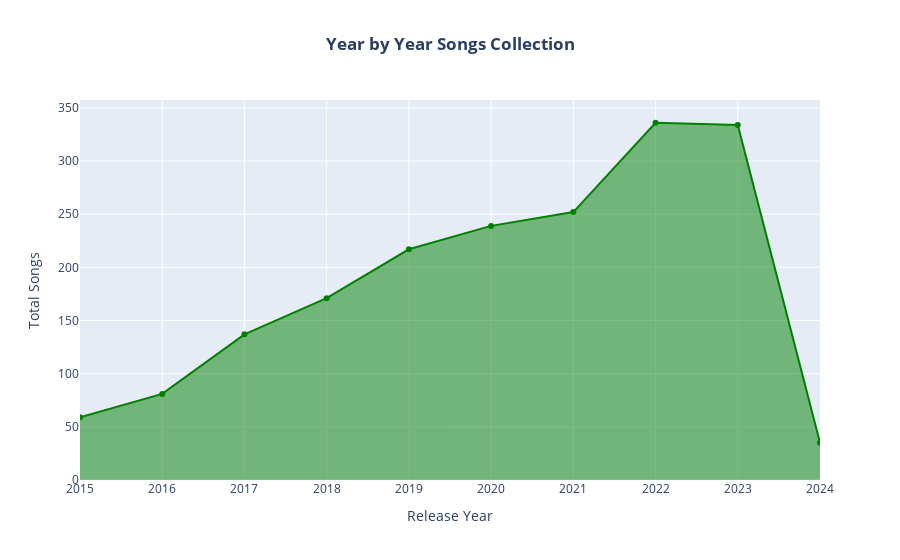

The notebook cell saved with this chart:
### Code cell
# 计算每年发行的歌曲数量
year_counts = df['Release Year'].value_counts().reset_index()
year_counts.columns = ['Release Year', 'Year Count']

# 按年份排序
year_counts = year_counts.sort_values(by='Release Year')

year_counts = year_counts[(year_counts['Release Year'] >= 2015) & (year_counts['Release Year'] <= 2024)]

# 绘制面积图
fig = px.area(year_counts, 
              x='Release Year', 
              y='Year Count', 
              markers=True, 
              labels={'Year Count': 'Total Songs'}, 
              color_discrete_sequence=['green'], 
              title='<b>Year by Year Songs Collection</b>')

fig.update_layout(hovermode='x', title_x=0.5)

# 显示图表
fig.show()

### Figure 1 — Plotly figure (JSON) as saved in the notebook; plotly's stock layout.template omitted (floating-point values rounded to 4 significant figures)
{"data": [{"fillpattern": {"shape": ""}, "hovertemplate": "Release Year=%{x}<br>Total Songs=%{y}<extra></extra>", "legendgroup": "", "line": {"color": "green"}, "marker": {"symbol": "circle"}, "mode": "lines+markers", "name": "", "orientation": "v", "showlegend": false, "stackgroup": "1", "type": "scatter", "x": [2015, 2016, 2017, 2018, 2019, 2020, 2021, 2022, 2023, 2024], "xaxis": "x", "y": [59, 81, 137, 171, 217, 239, 252, 336, 334, 35], "yaxis": "y"}], "layout": {"hovermode": "x", "legend": {"tracegroupgap": 0}, "title": {"text": "<b>Year by Year Songs Collection</b>", "x": 0.5}, "xaxis": {"anchor": "y", "domain": [0, 1], "title": {"text": "Release Year"}}, "yaxis": {"anchor": "x", "domain": [0, 1], "title": {"text": "Total Songs"}}}}
